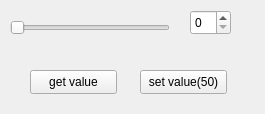
<?xml version="1.0" encoding="UTF-8"?>
<ui version="4.0">
 <class>MyControlBar</class>
 <widget class="QWidget" name="MyControlBar">
  <property name="geometry">
   <rect>
    <x>0</x>
    <y>0</y>
    <width>265</width>
    <height>114</height>
   </rect>
  </property>
  <property name="windowTitle">
   <string>Form</string>
  </property>
  <widget class="QSpinBox" name="spinBox">
   <property name="geometry">
    <rect>
     <x>190</x>
     <y>10</y>
     <width>41</width>
     <height>25</height>
    </rect>
   </property>
   <property name="autoFillBackground">
    <bool>true</bool>
   </property>
  </widget>
  <widget class="QSlider" name="horizontalSlider">
   <property name="geometry">
    <rect>
     <x>10</x>
     <y>20</y>
     <width>160</width>
     <height>16</height>
    </rect>
   </property>
   <property name="orientation">
    <enum>Qt::Horizontal</enum>
   </property>
  </widget>
  <widget class="QPushButton" name="pushButton">
   <property name="geometry">
    <rect>
     <x>30</x>
     <y>70</y>
     <width>87</width>
     <height>24</height>
    </rect>
   </property>
   <property name="text">
    <string>get value</string>
   </property>
  </widget>
  <widget class="QPushButton" name="pushButton_2">
   <property name="geometry">
    <rect>
     <x>140</x>
     <y>70</y>
     <width>87</width>
     <height>24</height>
    </rect>
   </property>
   <property name="text">
    <string>set value(50)</string>
   </property>
  </widget>
 </widget>
 <resources/>
 <connections/>
</ui>
